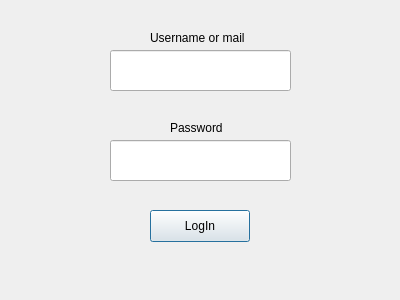
<?xml version="1.0" encoding="UTF-8"?>
<ui version="4.0">
 <class>LoginDialog</class>
 <widget class="QDialog" name="LoginDialog">
  <property name="geometry">
   <rect>
    <x>0</x>
    <y>0</y>
    <width>400</width>
    <height>300</height>
   </rect>
  </property>
  <property name="windowTitle">
   <string>Dialog</string>
  </property>
  <widget class="QLineEdit" name="usernameLineEdit">
   <property name="geometry">
    <rect>
     <x>110</x>
     <y>50</y>
     <width>181</width>
     <height>41</height>
    </rect>
   </property>
  </widget>
  <widget class="QLabel" name="label">
   <property name="geometry">
    <rect>
     <x>150</x>
     <y>30</y>
     <width>111</width>
     <height>16</height>
    </rect>
   </property>
   <property name="text">
    <string>Username or mail</string>
   </property>
  </widget>
  <widget class="QLineEdit" name="passwordLineEdit">
   <property name="geometry">
    <rect>
     <x>110</x>
     <y>140</y>
     <width>181</width>
     <height>41</height>
    </rect>
   </property>
  </widget>
  <widget class="QLabel" name="label_2">
   <property name="geometry">
    <rect>
     <x>170</x>
     <y>120</y>
     <width>61</width>
     <height>16</height>
    </rect>
   </property>
   <property name="text">
    <string>Password</string>
   </property>
  </widget>
  <widget class="QPushButton" name="submitButton">
   <property name="geometry">
    <rect>
     <x>150</x>
     <y>210</y>
     <width>100</width>
     <height>32</height>
    </rect>
   </property>
   <property name="text">
    <string>LogIn</string>
   </property>
  </widget>
 </widget>
 <resources/>
 <connections/>
</ui>
